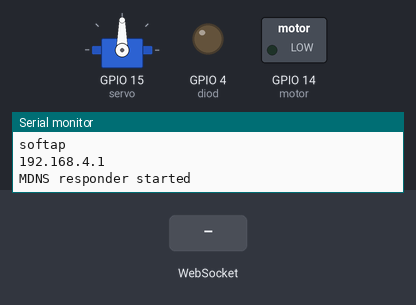
A program run on a simulated ESP32. Parts: servo, switched loads named in the program (green lamp = pin HIGH), output pins drawn as LEDs (lit = HIGH), the last lines printed to the serial monitor. The test bench sets the inputs (shaded band).

Above: at 3.2 s.
3.3 s: WebSocket text "1" received
At 6.5 s:
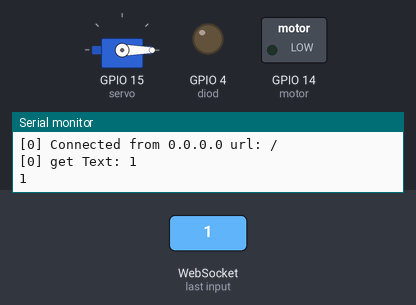
Timing chart, 0 to 8.0 s (numbered marks = the images above; inputs shaded):
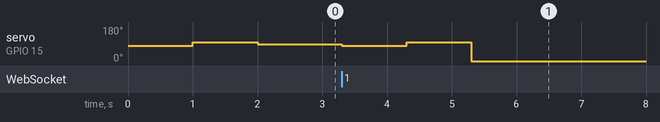

Measured:
- after the input at 3.3 s, servo on GPIO 15 (servo): 90° → 80° at once, → 100° 1.0 s later, → 0° 1.0 s later

The program:

main.cpp
```cpp
#include<WiFi.h>
#include<ESPmDNS.h>
#include<WebSocketsServer.h>
#include<ESPAsyncWebServer.h>
#include<ArduinoJson.h>
#include<ESP32Servo.h>

char webpage[] PROGMEM = R"=====(
<!DOCTYPE html>
<html lang="en">

<head>
    <meta charset="UTF-8">
    <title>ESP32_WiFI_Control</title>
    <!-- <link rel="stylesheet" type="text/css" href="style.css"> -->
</head>
<style>
    .vertical{
-webkit-transform: rotate(-90deg);
-moz-transform: rotate(-90deg);
-o-transform: rotate(-90deg);
-ms-transform: rotate(-90deg);
transform: rotate(-90deg);
}

.horizontal{
-webkit-transform: rotate(180deg);
-moz-transform: rotate(180deg);
-o-transform: rotate(180deg);
-ms-transform: rotate(180deg);
transform: rotate(180deg);
}

.switch {
  position: relative;
  margin-left: 400px;
  display: inline-block;
  width: 60px;
  height: 34px;
}

/* Hide default HTML checkbox */
.switch input {display:none;}

/* The slider */
.slider {
  position: absolute;
  cursor: pointer;
  top: 0;
  left: 0;
  right: 0;
  bottom: 0;
  background-color: #ccc;
  -webkit-transition: .4s;
  transition: .4s;
}

.slider:before {
  position: absolute;
  content: "";
  height: 26px;
  width: 26px;
  left: 4px;
  bottom: 4px;
  background-color: white;
  -webkit-transition: .4s;
  transition: .4s;
}

input:checked + .slider {
  background-color: #2196F3;
}

input:focus + .slider {
  box-shadow: 0 0 1px #2196F3;
}

input:checked + .slider:before {
  -webkit-transform: translateX(26px);
  -ms-transform: translateX(26px);
  transform: translateX(26px);
}

/* Rounded sliders */
.slider.round {
  border-radius: 34px;
}

.slider.round:before {
  border-radius: 50%;
}
</style>
<body>
<h1 style ="text-align: center;">ESP32_WIFI</h1>

<div class="conrol" style="margin-center: 100px">
<label class="switch">
    <input type="checkbox"min="0" max="180" value="0" id="GIO4" oninput="Switch(this.value)">
    <span class="slider round"></span>
    <label style="margin-left:80px;" id="labely" oninput="Switch" >off</label>
</label>


<div class ="container" style ="text-align: center; margin-right: 150px;"><br><br>
    <input class="range vertical" type="range" min="0" max="500" value="0" id="Motor" oninput="Motor(this.value)">
</div>

<div class ="container" style ="text-align: center; margin-left: 100px">
    <input class="range horizontal" type="range" min="40" max="140" value="90" id="Servo" oninput="Servo(this.value)">
</div>


</div>

 <!--<script src="main.js"></script>  gradys(45-90-135) or (60-90-120)  -->
<script>
var connection = new WebSocket('ws://' + window.location.hostname + ':81/');

var data_mot =0 ;
var data_serv =0 ;
var GIO = document.getElementById("Switch(this.value)");
var label = document.getElementById("labely");

function Motor()
{
data_mot = document.getElementById("Motor").value;
send_data();
}

function Servo()
{
data_serv = document.getElementById("Servo").value;
send_data();
}


function send_data()
{
var full_data = '{"Mot" :'+data_mot+', "Serv" :'+data_serv+'}';
connection.send(full_data);
console.log(full_data);
}


</script>


</body>
</html>
)=====";

                          // PROGMEM -записывает в флэш память, иначе если его не будет сохранится в опер.память
                          //= R"=====(    )====="; - необработаный строковый литерал, тюе можно вставить внутрь html код

AsyncWebServer server(80); //server port 80
WebSocketsServer websockets(81);

Servo servo_s;

#define motor  14
#define servo  15
#define diod  4


void NotFound(AsyncWebServerRequest * request){
    request->send(404, "text/plain", "Not found");
}

void webSocketEvent(uint8_t num, WStype_t type, uint8_t *payload, size_t length){
    switch(type){
        case WStype_DISCONNECTED:
            Serial.printf("[%u] Disconnect!\n", num);
            break;
        case WStype_CONNECTED:{
            IPAddress ip = websockets.remoteIP(num);
            Serial.printf("[%u] Connected from %d.%d.%d.%d url: %s\n", num, ip[0], ip[1], ip[2], ip[3], payload);

            // send message to client
            websockets.sendTXT(num, "Connected from server");
            servo_s.write(80);
            delay(1000);
            servo_s.write(100);
            delay(1000);
            servo_s.write(90);
        }
        break;
        case WStype_TEXT:
            Serial.printf("[%u] get Text: %s\n", num, payload);
            String message = String((char *)(payload));
            Serial.println(message);

            DynamicJsonDocument doc(200);
            //deserialize the data
            DeserializationError error = deserializeJson(doc, message);
            //parse the paraments we expect to receive (TO-DO: error handling)
            //Test if parsing succeeds
            if (error){
                Serial.print("deserializeJson() failed: ");
                Serial.println(error.c_str());
            }
            int mot = doc["Mot"];
            int serv = doc["Serv"];
            int GIO = doc["GIO"];

            analogWrite(motor, mot);

            servo_s.write(serv);

            if (GIO == 1)
            {
            digitalWrite(diod, HIGH);
            }
            else{
              digitalWrite(diod, LOW);
            }

    }
}
const char* ssid = "****";
const char* password = "*******";
void setup(){
    Serial.begin(115200);

    ledcSetup(3, 2000, 8); //chanel 3..(4,5,6) 2000 ГЦ шим сигнал  на 8 бит
    ledcAttachPin(motor, 3); //подключение к пину

    servo_s.setPeriodHertz(50);    // standard 50 hz servo

    servo_s.attach(servo, 0, 3000);// //подключение к пину

    servo_s.write(80);
    delay(1000);
    servo_s.write(100);
    delay(1000);
    servo_s.write(90);

    pinMode(diod, OUTPUT);

    WiFi.softAP("logistics", "12345678");
    Serial.println("softap");
    Serial.println("");
    Serial.println(WiFi.softAPIP());

    websockets.onEvent(webSocketEvent); //initialization websockets

    if (MDNS.begin("ESP")){             //Присвоили адрес IP, т.е esp это имя домена и будет открываться командой -->
        //esp.local/
        Serial.println("MDNS responder started");
    }

    server.on("/",[](AsyncWebServerRequest *request){       // страницы webserver

        request->send_P(200, "text/html", webpage);     //_P - означает что смотри запись в флэш памяти
    });

      server.on("/page1", HTTP_GET,[](AsyncWebServerRequest *request){
        String message = "Welcome to page1";
        request->send(200, "text/html", message);
    });

    server.onNotFound(NotFound);

    server.begin();   // it will start webseerver
    websockets.begin();

}

void loop(){
    websockets.loop();
}
```
